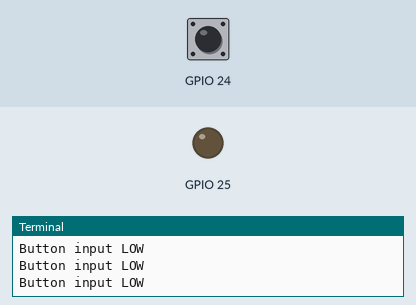
The program below on a simulated Raspberry Pi (BCM pin numbers). On the bench: output pins drawn as LEDs (lit = HIGH), the last lines printed to the terminal. Inputs (shaded band) come from the test bench; at power-on: GPIO 24 LOW.

Above: at 1.2 s.
1.3 s: GPIO 24 pulled HIGH for 0.15 s
At 1.4 s:
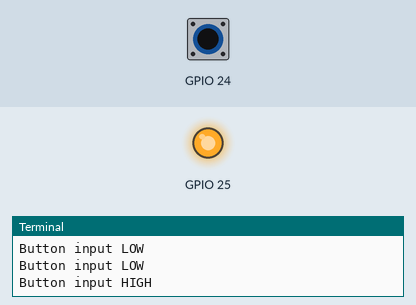
3.0 s: GPIO 24 pulled HIGH for 3.2 s
At 7.4 s:
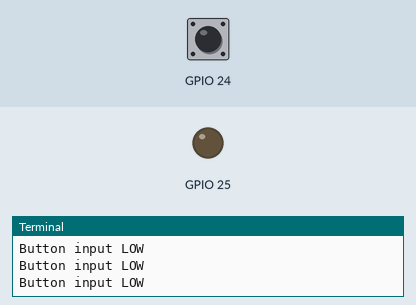
Timing chart, 0 to 8.9 s (numbered marks = the images above; inputs shaded):
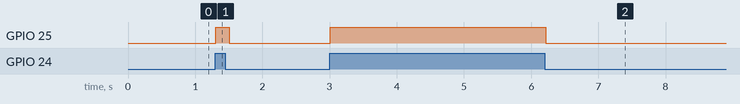

Measured:
- after the input at 1.3 s, GPIO 25: LOW → HIGH at once, → LOW 0.20 s later
- after the input at 3.0 s, GPIO 25: LOW → HIGH at once, → LOW 3.2 s later

The program:

buttonLedPython.py
```python
# -------------------------------------------------------------
# buttonPython24.py
# Key-point: manage in python a Button connected on the GPIO pin 24
#  using polling.
#	sudo python buttonLedPython.py
# -------------------------------------------------------------
import RPi.GPIO as GPIO
import time

'''
----------------------------------
CONFIGURATION
----------------------------------
'''
GPIO.setmode(GPIO.BCM)  #BCM or BOARD
GPIO.setup(24, GPIO.IN, pull_up_down=GPIO.PUD_DOWN )

GPIO.setmode(GPIO.BCM)
GPIO.setup(25,GPIO.OUT)

'''
----------------------------------
main activity
----------------------------------
'''
while True:
    if GPIO.input(24):
    	print('Button input HIGH')
    	GPIO.output(25,GPIO.HIGH)
    else:
    	print('Button input LOW')
    	GPIO.output(25,GPIO.LOW)
    time.sleep(0.1)	#wait 0.1sec

#while GPIO.input(24) == GPIO.LOW:
#     time.sleep(0.01) #wait 10msec
     
```
